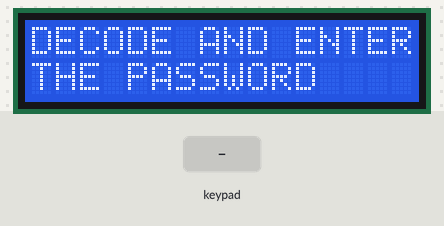
A sketch run on a simulated Arduino Uno, built with avr-gcc and run on an emulated ATmega328P. Parts: 16×2 character LCD. The inputs (shaded band) are chosen by the test bench. Storage starts empty; the audio player accepts every command and is not drawn.

Above: at 6.2 s.
6.3 s: keypad keys A D 5 9 pressed 0.4 s apart
At 8.3 s:
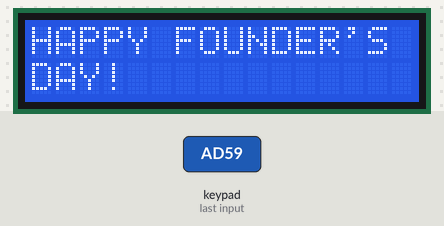
9.4 s: key 'B' pressed
12.4 s: keypad keys A D 5 9 # pressed 0.4 s apart
At 14.4 s:
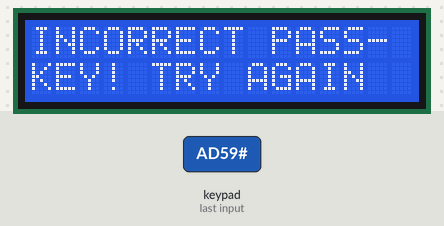
16.8 s: key 'C' pressed
At 18.0 s:
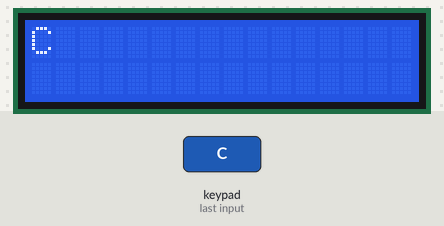
18.3 s: key '*' pressed
At 18.46 s:
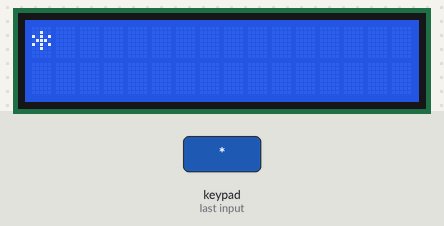
20.1 s: key 'A' pressed
At 20.9 s:
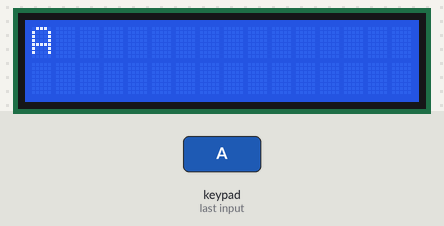
Timing chart, 0 to 22.6 s (numbered marks = the images above; inputs shaded):
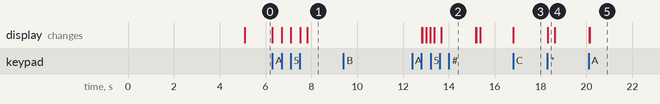

Measured:
- after the input at 6.3 s, the display: first changes at once (image 1 shows a later state)
- after the input at 9.4 s, every drawn part: stays the same
- after the input at 12.4 s, the display: first differs from a run without the input after 0.61 s (image 2 shows a later state)
- after the input at 16.8 s, the display: changes at once (image 3)
- after the input at 18.3 s, the display: changes at once (image 4)
- after the input at 20.1 s, the display: first differs from a run without the input at once (image 5)

The sketch:

ONLY_LCD_AND_KEYPAD.ino
```cpp
#include <LiquidCrystal.h>
#include <Keypad.h>
#include <SD.h>                           //include SD module library
#include <TMRpcm.h>                       //include speaker control library

#define SD_ChipSelectPin 4                //define CS pin

TMRpcm tmrpcm;                            //crete an object for speaker library

#define codeLength 5

char Code[codeLength];
// Change keypad password to a 3 digit number only
char password[codeLength] = "AD59";

const byte ROWS = 4;
const byte COLS = 4;

char keypadKeys [ROWS] [COLS] = {
  {'1', '2', '3', 'A'},
  {'4', '5', '6', 'B'},
  {'7', '8', '9', 'C'},
  {'*', '0', '#', 'D'}
};

byte keyCount = 0;

byte rowPins[ROWS] = {A5, 1, 10, A4};
byte colPins[COLS] = {A3, A2, A1, A0};
int LCDRow = 0;

Keypad customKey = Keypad(makeKeymap(keypadKeys), rowPins, colPins, ROWS, COLS);
LiquidCrystal lcd(2, 3, 8, 5, 6, 7);


void setup(){
  tmrpcm.speakerPin = 9;                  //define speaker pin.
                                          //you must use pin 9 of the Arduino Uno and Nano
                                          //the library is using this pin

  if (!SD.begin(SD_ChipSelectPin)) {      //see if the card is present and can be initialized

    return;                               //don't do anything more if not
    }
  tmrpcm.setVolume(6);                    //0 to 7. Set volume level

  lcd.begin(16, 2);
  lcd.setCursor(LCDRow, 0);
  lcd.print("PHOENIX");
  lcd.setCursor(LCDRow, 1);
  lcd.print("WELCOMES YOU");
  delay(5000) ;
  lcd.setCursor(LCDRow, 0);
  lcd.print("DECODE AND ENTER");
  lcd.setCursor(LCDRow, 1);
  lcd.print("THE PASSWORD");
  }

void loop(){

  char key = customKey.getKey();

  if (key){
    lcd.clear();
    lcd.print(key);
    Code[keyCount] = key;
    keyCount++;
  }
  if(keyCount == codeLength - 1){

    if(!strcmp(Code,password)){
      delay(300);
      lcd.clear();
      lcd.print("HAPPY FOUNDER'S");
      lcd.setCursor(LCDRow, 1);
      lcd.print("DAY!");
      tmrpcm.play("1.wav");         //the sound file "1" will play saying "HAPPY FOUNDER'S DAY"
      delay(5000);
      lcd.clear();
    }
       else{
         delay(300);
         lcd.clear();
         lcd.print("INCORRECT PASS-");
         lcd.setCursor(LCDRow, 1);
         lcd.print("KEY! TRY AGAIN");
         tmrpcm.play("2.wav");         //the sound file "2" will play saying "INCORRECT PASS-KEY! TRY AGAIN"
         delay(1500);
         lcd.clear();
       }

    deleteCount();
  }
}

void deleteCount(){
  while(keyCount != 0){
    Code[keyCount--] = 0;
  }
  return;
}
```
